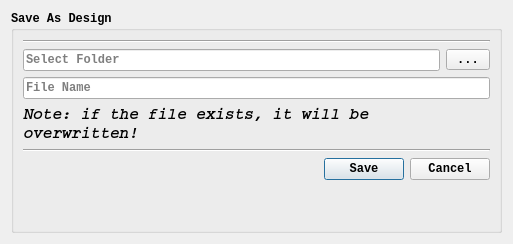
<?xml version="1.0" encoding="UTF-8"?>
<ui version="4.0">
 <class>SaveAsDialog</class>
 <widget class="QDialog" name="SaveAsDialog">
  <property name="geometry">
   <rect>
    <x>0</x>
    <y>0</y>
    <width>513</width>
    <height>244</height>
   </rect>
  </property>
  <property name="sizePolicy">
   <sizepolicy hsizetype="Preferred" vsizetype="Preferred">
    <horstretch>0</horstretch>
    <verstretch>0</verstretch>
   </sizepolicy>
  </property>
  <property name="minimumSize">
   <size>
    <width>0</width>
    <height>0</height>
   </size>
  </property>
  <property name="maximumSize">
   <size>
    <width>1000</width>
    <height>800</height>
   </size>
  </property>
  <property name="windowTitle">
   <string>Save As Dialog</string>
  </property>
  <layout class="QGridLayout" name="gridLayout_3">
   <item row="0" column="0">
    <widget class="QGroupBox" name="groupBox">
     <property name="font">
      <font>
       <family>Courier New</family>
       <weight>75</weight>
       <bold>true</bold>
      </font>
     </property>
     <property name="title">
      <string>Save As Design</string>
     </property>
     <layout class="QGridLayout" name="gridLayout_2">
      <item row="0" column="0">
       <layout class="QGridLayout" name="gridLayout_12">
        <item row="2" column="0" colspan="4">
         <widget class="QLineEdit" name="fileNameLineEdit">
          <property name="placeholderText">
           <string>File Name</string>
          </property>
         </widget>
        </item>
        <item row="7" column="1">
         <spacer name="verticalSpacer">
          <property name="orientation">
           <enum>Qt::Vertical</enum>
          </property>
          <property name="sizeHint" stdset="0">
           <size>
            <width>20</width>
            <height>10</height>
           </size>
          </property>
         </spacer>
        </item>
        <item row="0" column="0" colspan="4">
         <widget class="Line" name="line">
          <property name="orientation">
           <enum>Qt::Horizontal</enum>
          </property>
         </widget>
        </item>
        <item row="1" column="3">
         <widget class="QToolButton" name="selectFolderToolButton">
          <property name="text">
           <string>...</string>
          </property>
         </widget>
        </item>
        <item row="5" column="0" colspan="4">
         <widget class="QDialogButtonBox" name="buttonBox">
          <property name="orientation">
           <enum>Qt::Horizontal</enum>
          </property>
          <property name="standardButtons">
           <set>QDialogButtonBox::Cancel|QDialogButtonBox::Save</set>
          </property>
         </widget>
        </item>
        <item row="3" column="0" colspan="4">
         <widget class="QLabel" name="label">
          <property name="font">
           <font>
            <family>Courier</family>
            <pointsize>12</pointsize>
            <weight>75</weight>
            <italic>true</italic>
            <bold>true</bold>
           </font>
          </property>
          <property name="text">
           <string>Note: if the file exists, it will be overwritten!</string>
          </property>
          <property name="wordWrap">
           <bool>true</bool>
          </property>
         </widget>
        </item>
        <item row="4" column="0" colspan="4">
         <widget class="Line" name="line_2">
          <property name="orientation">
           <enum>Qt::Horizontal</enum>
          </property>
         </widget>
        </item>
        <item row="1" column="0" colspan="3">
         <widget class="QLineEdit" name="folderNameLineEdit">
          <property name="placeholderText">
           <string>Select Folder</string>
          </property>
         </widget>
        </item>
       </layout>
      </item>
     </layout>
    </widget>
   </item>
  </layout>
 </widget>
 <resources/>
 <connections>
  <connection>
   <sender>buttonBox</sender>
   <signal>accepted()</signal>
   <receiver>SaveAsDialog</receiver>
   <slot>accept()</slot>
   <hints>
    <hint type="sourcelabel">
     <x>248</x>
     <y>254</y>
    </hint>
    <hint type="destinationlabel">
     <x>157</x>
     <y>274</y>
    </hint>
   </hints>
  </connection>
  <connection>
   <sender>buttonBox</sender>
   <signal>rejected()</signal>
   <receiver>SaveAsDialog</receiver>
   <slot>reject()</slot>
   <hints>
    <hint type="sourcelabel">
     <x>316</x>
     <y>260</y>
    </hint>
    <hint type="destinationlabel">
     <x>286</x>
     <y>274</y>
    </hint>
   </hints>
  </connection>
 </connections>
</ui>
